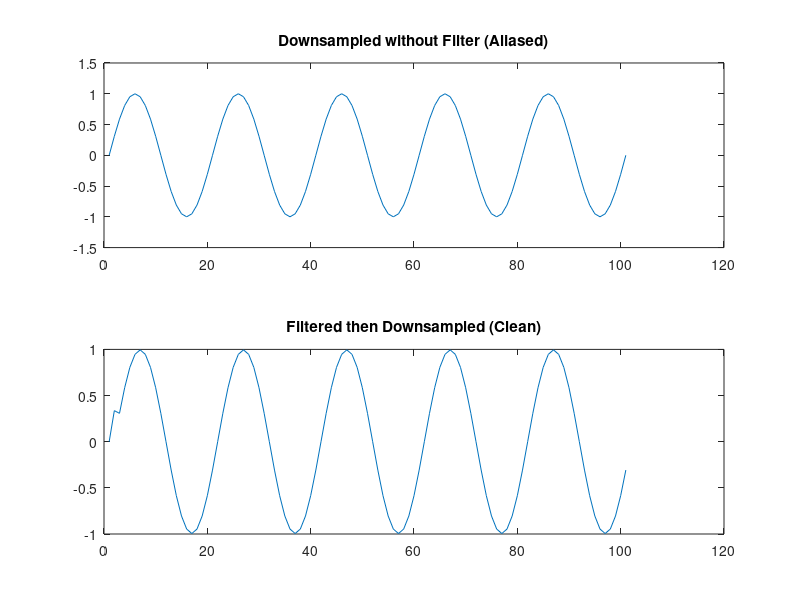

Here is the MATLAB script that generated this plot:
t = 0:0.001:1; 
x = sin(2*pi*5*t) + sin(2*pi*50*t); % 5 Hz and 50 Hz

x_down_bad = x(1:10:end); % fs drops from 1000 to 100

b = fir1(20, 0.1); 
x_filt = filter(b, 1, x);
x_down_good = x_filt(1:10:end);

subplot(2,1,1); plot(x_down_bad); 
title('Downsampled without Filter (Aliased)');

subplot(2,1,2); plot(x_down_good); 
title('Filtered then Downsampled (Clean)');
